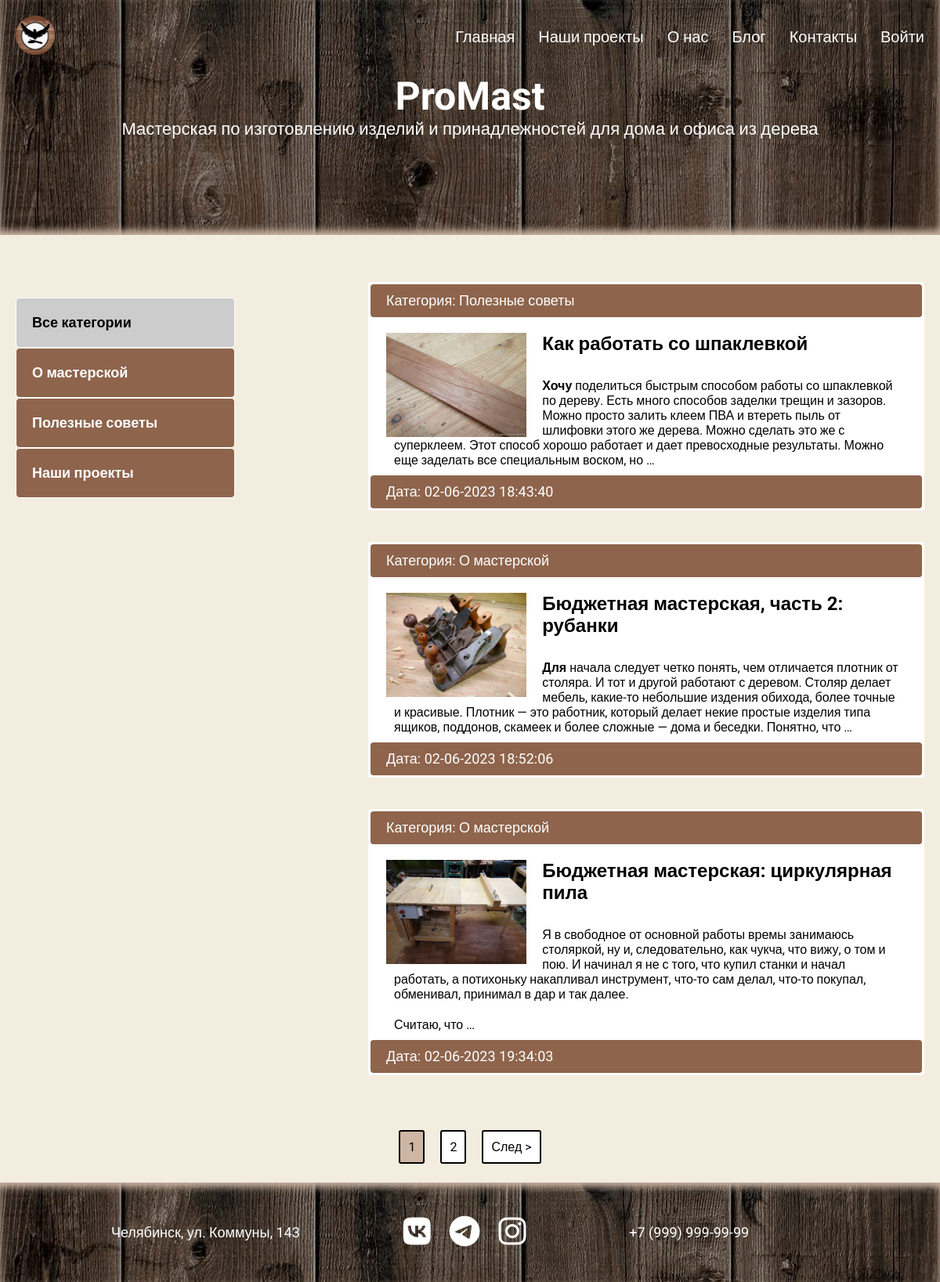
Screenshot of /blog/ with the database file from the repository.
### blog/models.py (models this page shows, shortened)
class Category(models.Model):
    name = models.CharField(max_length=255, verbose_name='Категория')
    slug = models.SlugField(max_length=255, unique=True, verbose_name='URL')
    def __str__(self):
        return self.name
    def get_absolute_url(self):
        return reverse('category', kwargs={'cat_slug': self.slug})
    class Meta:
        verbose_name = "Категорию"
        verbose_name_plural = "Категории"

class Blog(models.Model):
    title = models.CharField(max_length=255, verbose_name='Название')
    slug = models.SlugField(max_length=255, unique=True, verbose_name='URL')
    image = models.ImageField(upload_to='photos/%Y/%m/%d/', blank=True, verbose_name='Изображение')
    content = models.TextField(blank=True, verbose_name='Контент')
    time_created = models.DateTimeField(auto_now_add=True, verbose_name='Дата публикации')
    time_update = models.DateTimeField(auto_now=True, verbose_name='Дата обновления')
    is_published = models.BooleanField(default=True, verbose_name='Опубликовано')
    cat = models.ForeignKey('Category', on_delete=models.PROTECT, verbose_name='Категория')
    def get_absolute_url(self):
        return reverse('post', kwargs={'post_slug': self.slug})
    class Meta:
        verbose_name = "Новость"
        verbose_name_plural = "Новости"
        ordering = ['-time_created']

### blog/views.py (the view)
# urls.py: path('', views.blog_home, name='blog'),
def blog_home(request):
    posts = Blog.objects.filter(is_published=True).select_related('cat')
    custom_range, posts = paginate_blogs(request, posts, 3)
    context = {
        'posts': posts,
        'custom_range': custom_range,
        'cat_selected': 0,
    }
    return render(request, 'blog/blog.html', context)

### blog/templatetags/blog_tags.py (called while the page is built)
@register.inclusion_tag('blog/list_categories.html')
def show_categories(sort=None, cat_selected=0):
    if not sort:
        cats = Category.objects.all()
    else:
        cats = Category.objects.order_by(sort)
    return {'cats': cats, 'cat_selected': cat_selected}

### blog/utils.py (called while the page is built)
def paginate_blogs(request, blogs, results):
    page = request.GET.get('page', 1)
    paginator = Paginator(blogs, results, allow_empty_first_page=True)
    blogs = paginator.get_page(page)
    left_index = int(page) - 4
    if left_index < 1:
        left_index = 1
    right_index = int(page) + 5
    if right_index > paginator.num_pages:
        right_index = paginator.num_pages + 1
    custom_range = range(left_index, right_index)
    return custom_range, blogs

### blog/templates/blog/blog.html
{% extends 'portfolio/base.html' %}
{% load blog_tags %}
{% block content %}
<section class="blogs">
  <div class="container">
      <div class="content__blog">
          <div class="sidebar">
              <ul>
                  {% if cat_selected == 0 %}
                  <li class="selected">Все категории</li>
                  {% else %}
                  <li><a href="{% url 'blog' %}">Все категории</a></li>
                  {% endif %}
                  {% show_categories cat_selected=cat_selected %}
              </ul>
          </div>
          <div class="blogs_main">
              <ul>
                  {% for p in posts %}
                  <li>
                      <p class="first">Категория: {{ p.cat }}</p>
                      <div class="text_blog">
                          {% if p.image %}
                          <img src="{{ p.image.url }}" class="image_blog" alt="">
                          {% endif %}
                          <h2><a href="{{ p.get_absolute_url }}">{{ p.title }}</a></h2>
                          <p>{{ p.content|safe|truncatewords:50 }}</p>
                      </div>
                      <p class="date">Дата: {{ p.time_update|date:"d-m-Y H:i:s" }}</p>
                  </li>
                  {% endfor %}
              </ul>
          </div>
      </div>
  </div>
</section>
{% endblock %}

### blog/templates/blog/list_categories.html
{% for c in cats %}
  {% if c.pk == cat_selected %}
    <li class="selected">{{ c.name }}</li>
  {% else %}
    <li><a href="{{ c.get_absolute_url }}">{{ c.name }}</a></li>
  {% endif %}
{% endfor %}

### portfolio/static/css/style.css (style rules this page uses)
* { margin: 0; padding: 0; -webkit-box-sizing: border-box; box-sizing: border-box; }
body { font-family: 'Roboto', sans-serif; background: #F3EDDF; }
.container { max-width: 1200px; margin: 0px auto; }
.blogs { background: #F3EDDF; }
.content__blog { display: flex; padding-top: 40px; box-sizing: border-box; flex-wrap: wrap; justify-content: space-between; }
.sidebar { padding: 20px 0 20px 20px; }
.sidebar ul, .first, .blogs_main ul { list-style: none; }
.sidebar ul li a { color: #fff; text-decoration: none; padding: 20px; }
.sidebar ul { width: 280px; margin-right: 40px; margin-top: 20px; }
.sidebar a { padding: 20px; display: block; border: 1px solid #fff; border-radius: 5px; background: #8E644C; font-size: 18px; font-weight: bold; }
.selected { font-size: 18px; padding: 20px; border: 1px solid #fff; border-radius: 5px; font-weight: bold; background: #ccc; }
.blogs_main { background: #F3EDDF; max-width: 750px; padding: 20px; }
.blogs_main li { border: 3px solid #fff; border-radius: 4px; margin-bottom: 40px; background: #fff; }
.first, .date { padding: 10px 20px; background: #8E644C; font-size: 18px; color: #fff; margin: 0; border-radius: 4px; }
.image_blog { float: left; margin-right: 20px; max-width: 27%; }
.text_blog { padding: 20px 20px 0; }
.text_blog p { padding: 10px; }
.text_blog a { padding-left: 0; text-decoration: none; color: #000; }

### rows the page displays
Category: name "О мастерской"
Category: name "Полезные советы"
Category: name "Наши проекты"
Blog: cat "Полезные советы", image (picture), title "Как работать со шпаклевкой", content "Хочу поделиться быстрым способом работы со шпаклевкой по дереву. Есть много способов заделки трещин и зазоров. Можно просто залить клеем ПВА и втереть пыль от шлифовки этого же дерева. Можно сделать это же с суперклеем. Этот способ хорошо работает и дает превосходные результаты. Можно еще заделать все специальным воском, но …", time_update "02-06-2023 18:43:40"
Blog: cat "О мастерской", image (picture), title "Бюджетная мастерская, часть 2: рубанки", content "Для начала следует четко понять, чем отличается плотник от столяра. И тот и другой работают с деревом. Столяр делает мебель, какие-то небольшие издения обихода, более точные и красивые. Плотник — это работник, который делает некие простые изделия типа ящиков, поддонов, скамеек и более сложные — дома и беседки. Понятно, что …", time_update "02-06-2023 18:52:06"
Blog: cat "О мастерской", image (picture), title "Бюджетная мастерская: циркулярная пила", content "Я в свободное от основной работы времы занимаюсь столяркой, ну и, следовательно, как чукча, что вижу, о том и пою. И начинал я не с того, что купил станки и начал работать, а потихоньку накапливал инструмент, что-то сам делал, что-то покупал, обменивал, принимал в дар и так далее. Считаю, что …", time_update "02-06-2023 19:34:03"

### other values shown
{{ page }} "1"
{{ page }} "2"
